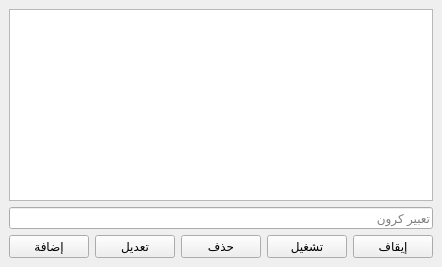
<!-- Qt Designer XML: إدارة المهام المجدولة -->
<ui version="4.0">
  <class>SchedulerWindow</class>
  <widget class="QMainWindow" name="SchedulerWindow">
    <property name="windowTitle">
      <string>المجدول</string>
    </property>
    <widget class="QWidget" name="centralwidget">
      <layout class="QVBoxLayout" name="verticalLayout">
        <item>
          <widget class="QTableWidget" name="tableJobs"/>
        </item>
        <item>
          <widget class="QLineEdit" name="editCron">
            <property name="placeholderText"><string>تعبير كرون</string></property>
          </widget>
        </item>
        <item>
          <layout class="QHBoxLayout" name="layoutButtons">
            <item><widget class="QPushButton" name="btnAdd"><property name="text"><string>إضافة</string></property></widget></item>
            <item><widget class="QPushButton" name="btnEdit"><property name="text"><string>تعديل</string></property></widget></item>
            <item><widget class="QPushButton" name="btnRemove"><property name="text"><string>حذف</string></property></widget></item>
            <item><widget class="QPushButton" name="btnStart"><property name="text"><string>تشغيل</string></property></widget></item>
            <item><widget class="QPushButton" name="btnStop"><property name="text"><string>إيقاف</string></property></widget></item>
          </layout>
        </item>
      </layout>
    </widget>
  </widget>
</ui>
